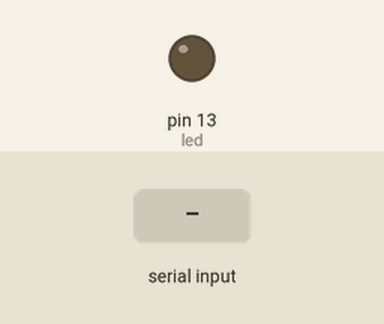
This sketch was run on a simulated Arduino Uno, built with avr-gcc and run on an emulated ATmega328P. Parts: output pins drawn as LEDs (lit = HIGH). The test bench sets the inputs (shaded band).

Above: at 1.2 s.
1.3 s: "p" received over Serial
At 2.1 s:
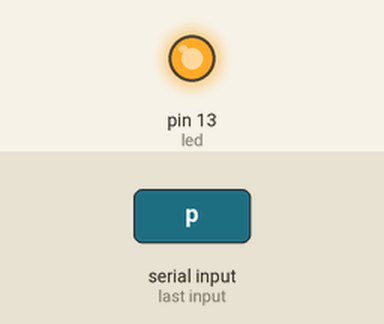
Timing chart, 0 to 9.8 s (numbered marks = the images above; inputs shaded):
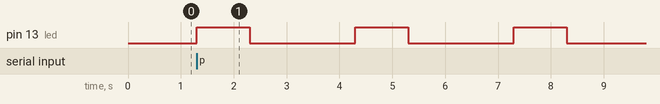

The sketch:

sketch_nov20a.ino
```cpp
//first we declare a few variables

int led=13,i=0;
char myChar= 'p';

void setup() {
  Serial.begin(9600);
  pinMode(led,OUTPUT); //we set the pin number 13 as OUTPUT
}

//this is used to blink the led. led is ON for 1 sec and OFF for 2 sec
//this will continue for 5 times
void blink_1() {
  while(i<5){
    digitalWrite(led,HIGH);
    delay(1000);

    digitalWrite(led,LOW);
    delay(2000);
    i++;
  }
}

//this is used to blink the led. led is ON for 2 sec and OFF for 1 sec
//this will also go on for 5 times
void blink_2() {
  while(i<5){
    digitalWrite(led,HIGH);
    delay(2000);

    digitalWrite(led,LOW);
    delay(1000);
  }
}

//this function is used when we get the character from
//the serialport
void get_data(char x){
    if(x== 'p'){
        blink_1();
    }
    else{
        blink_2();
    }
}

void loop() {
    //checks if any data is available on the serial
	if( Serial.available() >0 ){
        //if there is any data then we read it
		byte data=Serial.read();
	//and then call the get_data function
        	get_data((char)data);
    }
}
```

Measured:
- after the input at 1.3 s, pin 13 (led): alternates HIGH for 1.0 s and LOW for 2.0 s, starting at once
